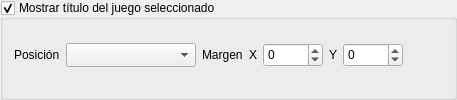
                <widget class="QGroupBox" name="chkPicFlowShowCaption">
                 <property name="title">
                  <string>Mostrar título del juego seleccionado</string>
                 </property>
                 <property name="checkable">
                  <bool>true</bool>
                 </property>
                 <property name="checked">
                  <bool>true</bool>
                 </property>
                 <layout class="QHBoxLayout" name="horizontalLayout_10">
                  <property name="topMargin">
                   <number>4</number>
                  </property>
                  <item>
                   <widget class="QLabel" name="label_3">
                    <property name="sizePolicy">
                     <sizepolicy hsizetype="Preferred" vsizetype="Fixed">
                      <horstretch>0</horstretch>
                      <verstretch>0</verstretch>
                     </sizepolicy>
                    </property>
                    <property name="minimumSize">
                     <size>
                      <width>40</width>
                      <height>0</height>
                     </size>
                    </property>
                    <property name="text">
                     <string>Posición</string>
                    </property>
                   </widget>
                  </item>
                  <item>
                   <widget class="QComboBox" name="cbxPicFlowCaptionPos">
                    <property name="minimumSize">
                     <size>
                      <width>130</width>
                      <height>24</height>
                     </size>
                    </property>
                   </widget>
                  </item>
                  <item>
                   <widget class="QLabel" name="label_17">
                    <property name="sizePolicy">
                     <sizepolicy hsizetype="Preferred" vsizetype="Fixed">
                      <horstretch>0</horstretch>
                      <verstretch>0</verstretch>
                     </sizepolicy>
                    </property>
                    <property name="text">
                     <string>Margen</string>
                    </property>
                   </widget>
                  </item>
                  <item>
                   <widget class="QLabel" name="label_14">
                    <property name="text">
                     <string>X</string>
                    </property>
                    <property name="alignment">
                     <set>Qt::AlignRight|Qt::AlignTrailing|Qt::AlignVCenter</set>
                    </property>
                   </widget>
                  </item>
                  <item>
                   <widget class="QSpinBox" name="spinBox_PicFlowCaptionMarginX">
                    <property name="minimumSize">
                     <size>
                      <width>60</width>
                      <height>24</height>
                     </size>
                    </property>
                    <property name="minimum">
                     <number>-500</number>
                    </property>
                    <property name="maximum">
                     <number>500</number>
                    </property>
                   </widget>
                  </item>
                  <item>
                   <widget class="QLabel" name="label_11">
                    <property name="text">
                     <string>Y</string>
                    </property>
                    <property name="alignment">
                     <set>Qt::AlignRight|Qt::AlignTrailing|Qt::AlignVCenter</set>
                    </property>
                   </widget>
                  </item>
                  <item>
                   <widget class="QSpinBox" name="spinBox_PicFlowCaptionMarginY">
                    <property name="minimumSize">
                     <size>
                      <width>60</width>
                      <height>24</height>
                     </size>
                    </property>
                    <property name="maximumSize">
                     <size>
                      <width>60</width>
                      <height>16777215</height>
                     </size>
                    </property>
                    <property name="minimum">
                     <number>-500</number>
                    </property>
                    <property name="maximum">
                     <number>500</number>
                    </property>
                   </widget>
                  </item>
                  <item>
                   <spacer name="horizontalSpacer_4">
                    <property name="orientation">
                     <enum>Qt::Horizontal</enum>
                    </property>
                    <property name="sizeHint" stdset="0">
                     <size>
                      <width>40</width>
                      <height>20</height>
                     </size>
                    </property>
                   </spacer>
                  </item>
                 </layout>
                </widget>
